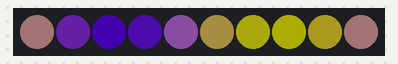
Bench run of a sketch on a simulated Arduino Uno, built with avr-gcc and run on an emulated ATmega328P. Shown: 10 RGB LEDs in strip order, left to right. Dim RGB values are drawn brighter than linear.

Above: at 0.16 s.
At 4.98 s:
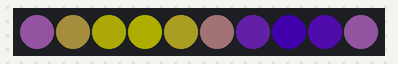
At 8.6 s:
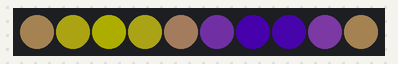
At 19.17 s:
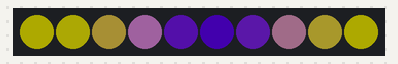
At 27.92 s:
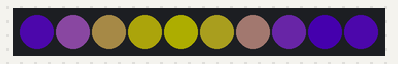
At 39.68 s:
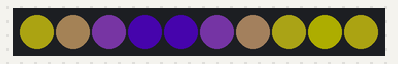

The sketch:

sineWaveLarson_V1.ino
```cpp
//sketch using a sine wave to smoothly transition between two colors
//larson with a sine wave
//based on code from Fairy Wings project for Randy Carfagno / Zina Brown
//Written by David Crittenden 4/15/2017
//major update 2/21 rewritten for Circuit Playground
//incorporating code https://github.com/adafruit/CircuitPlayground_Power_Reactor

#include "lerp.h"//other tab containing the formula for liniar interpolation

#include <Adafruit_NeoPixel.h>
#define LED_PIN 17 //onboard NeoPixels are on pin 17
#define LED_COUNT 10 //10 onboard NeoPixels

Adafruit_NeoPixel strip(LED_COUNT, LED_PIN, NEO_GRB + NEO_KHZ800);

//speed of sine wave
float frequency = 0.0003;//larger number for faster speed

//beginning color
uint8_t red0 = 255;
uint8_t green0 = 255;
uint8_t blue0 = 0;

//ending color
uint8_t red1 = 100;
uint8_t green1 = 0;
uint8_t blue1 = 255;


int n = strip.numPixels();//number of pixels in the strip
float currentS = millis();//holds the current time in milliseconds

void setup()
{
  strip.begin();
  strip.setBrightness(50);
  strip.show();
}

void loop()
{
  currentS = millis();//check the current time

  for (int i = 0; i < n; i++)//loop through the number of pixels and set each at a value based on a sine wave calculation
  {
    float phase = (float)i / (float)(n - 1) * 2.0 * PI;
    float t = sin(2.0 * PI * frequency * currentS + phase);

    uint8_t red = lerp(t, -1.0, 1.0, red0, red1);//sets the color based on liniar interpolation
    uint8_t green = lerp(t, -1.0, 1.0, green0, green1);
    uint8_t blue = lerp(t, -1.0, 1.0, blue0, blue1);

    strip.setPixelColor(i, red, green, blue);

    strip.show();
  }
}
```

lerp.h
```cpp
#ifndef LERP_H
#define LERP_H

// Linear interpolation of a value x within range x0, x1 to value
// y within range y0, y1.
inline float lerp(float x, float x0, float x1, float y0, float y1)
{
  return y0+(x-x0)*((y1-y0)/(x1-x0));
}

#endif
```
